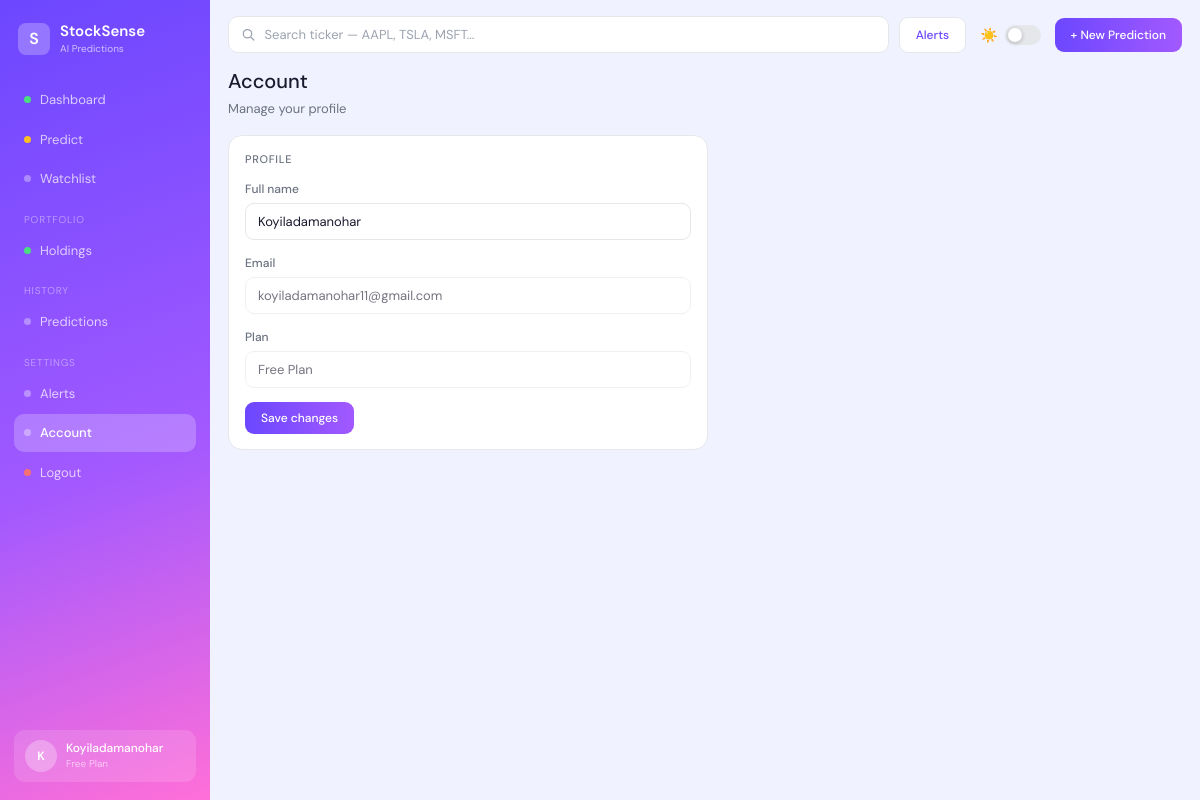
/account (signed in), run on the app's committed database.
### database.py (models this page shows, shortened)
class User(db.Model):
    __tablename__ = "users"
    id         = db.Column(db.Integer, primary_key=True)
    full_name  = db.Column(db.String(120), nullable=False)
    email      = db.Column(db.String(200), unique=True, nullable=False)
    password_h = db.Column(db.String(200), nullable=False)
    plan       = db.Column(db.String(50),  default="Free Plan")
    created_at = db.Column(db.DateTime,    default=datetime.utcnow)
    holdings    = db.relationship("Holding",          backref="user", lazy=True, cascade="all,delete")
    predictions = db.relationship("PredictionRecord", backref="user", lazy=True, cascade="all,delete")
    watchlist   = db.relationship("Watchlist",        backref="user", lazy=True, cascade="all,delete")
    alerts      = db.relationship("Alert",            backref="user", lazy=True, cascade="all,delete")

### app.py (the view)
@app.route("/account", methods=["GET","POST"])
def account():
    redir = require_login()
    if redir: return redir
    user    = current_user()
    u_obj   = User.query.get(user["id"])
    message = None
    if request.method == "POST":
        u_obj.full_name = request.form.get("full_name", u_obj.full_name).strip()
        db.session.commit()
        message = "Account updated successfully."
        user = current_user()
    return render_template("account.html",
        active_page  = "account",
        current_user = user,
        user_obj     = u_obj,
        message      = message,
    )

### app.py (called while the page is built)
def current_user():
    uid = session.get("user_id")
    if not uid: return None
    u = User.query.get(uid)
    if not u:   return None
    parts = u.full_name.split()
    return {
        "id":         u.id,
        "name":       u.full_name,
        "first_name": parts[0] if parts else "User",
        "initials":   "".join(p[0].upper() for p in parts[:2]),
        "plan":       u.plan or "Free Plan",
    }

def require_login():
    if not session.get("user_id"):
        return redirect("/login")
    return None

### templates/account.html (shortened to what this page needs)
{% extends "base.html" %}
{% block content %}
<div class="page-header"><h1 class="page-title">Account</h1><p class="page-sub">Manage your profile</p></div>
<div class="card" style="max-width:480px">
  <div class="card-title">Profile</div>
  <form method="POST" action="/account">
    <div class="form-field"><label>Full name</label><input type="text" name="full_name" value="{{ user_obj.full_name }}" required/></div>
    <div class="form-field"><label>Email</label><input type="email" value="{{ user_obj.email }}" disabled style="opacity:0.6;cursor:not-allowed"/></div>
    <div class="form-field"><label>Plan</label><input type="text" value="{{ user_obj.plan }}" disabled style="opacity:0.6;cursor:not-allowed"/></div>
    <button type="submit" class="btn btn-primary">Save changes</button>
  </form>
</div>
{% endblock %}

### templates/base.html (shortened to what this page needs)
<!DOCTYPE html>
<html lang="en" data-theme="light">
<head>
  <link rel="stylesheet" href="{{ url_for('static', filename='css/styles.css') }}"/>
  <link rel="stylesheet" href="{{ url_for('static', filename='css/extra.css') }}"/>
</head>
<body>
<div class="app-layout">
  <aside class="sidebar">
    <div class="sb-logo">
      <div class="logo-icon">S</div>
      <div>
        <div class="logo-name">StockSense</div>
        <div class="logo-tag">AI Predictions</div>
      </div>
    </div>
    <nav class="sb-nav">
      <a href="/dashboard" class="sb-item {% if active_page=='dashboard' %}active{% endif %}">
        <span class="sb-dot green"></span>Dashboard
      </a>
      <a href="/predict" class="sb-item {% if active_page=='predict' %}active{% endif %}">
        <span class="sb-dot yellow"></span>Predict
      </a>
      <a href="/watchlist" class="sb-item {% if active_page=='watchlist' %}active{% endif %}">
        <span class="sb-dot"></span>Watchlist
      </a>
      <div class="sb-section">Portfolio</div>
      <a href="/portfolio" class="sb-item {% if active_page=='portfolio' %}active{% endif %}">
        <span class="sb-dot green"></span>Holdings
      </a>
      <div class="sb-section">History</div>
      <a href="/history" class="sb-item {% if active_page=='history' %}active{% endif %}">
        <span class="sb-dot"></span>Predictions
      </a>
      <div class="sb-section">Settings</div>
      <a href="/alerts" class="sb-item {% if active_page=='alerts' %}active{% endif %}">
        <span class="sb-dot"></span>Alerts
      </a>
      <a href="/account" class="sb-item {% if active_page=='account' %}active{% endif %}">
        <span class="sb-dot"></span>Account
      </a>
      <a href="/logout" class="sb-item">
        <span class="sb-dot red"></span>Logout
      </a>
    </nav>
    <div class="sb-avatar">
      <div class="avatar-circle">{{ current_user.initials }}</div>
      <div>
        <div class="av-name">{{ current_user.name }}</div>
        <div class="av-plan">{{ current_user.plan }}</div>
      </div>
    </div>
  </aside>
  <div class="main-area">
    <div class="topbar">
      <form class="search-wrap" action="/dashboard" method="GET">
        <svg width="14" height="14" viewBox="0 0 16 16" fill="none">
          <circle cx="6.5" cy="6.5" r="5" stroke="#9ca3af" stroke-width="1.5"/>
          <path d="M10.5 10.5L14 14" stroke="#9ca3af" stroke-width="1.5" stroke-linecap="round"/>
        </svg>
        <input name="ticker" placeholder="Search ticker — AAPL, TSLA, MSFT..." value="{{ selected_ticker or '' }}"/>
      </form>
      <a href="/alerts" class="btn btn-ghost">Alerts</a>
      <button id="theme-toggle-btn" class="theme-toggle" aria-label="Toggle dark mode" title="Toggle dark mode"
              style="background:none;border:none;padding:4px;">
        <span class="theme-toggle__icon" id="theme-icon">☀️</span>
        <div class="theme-toggle__track">
          <div class="theme-toggle__knob"></div>
        </div>
      </button>
      <a href="/predict" class="btn btn-primary">+ New Prediction</a>
    </div>
    <main>{% block content %}{% endblock %}</main>
  </div>
</div>
</body>
</html>

### static/css/extra.css (style rules this page uses)
.page-header { margin-bottom: 16px; }
.page-title { font-size: 20px; font-weight: 500; color: var(--text-primary); }
.page-sub { font-size: 13px; color: var(--text-muted); margin-top: 3px; }
.form-field { margin-bottom: 14px; }
.form-field label { font-size: 12px; font-weight: 500; color: var(--text-muted); display: block; margin-bottom: 5px; }
.form-field input, .form-field select { width: 100%; padding: 9px 12px; border: var(--border); border-radius: 9px; font-family: var(--font-main); font-size: 13px; color: var(--text-primary); outline: none; background: #fff; transition: border-color .15s, box-shadow .15s; }

### data on the page
User: name "Koyiladamanohar", plan "Free Plan", full_name "Koyiladamanohar", email "koyiladamanohar11@gmail.com"

### other printed values
{{ current_user.initials }} "K"
